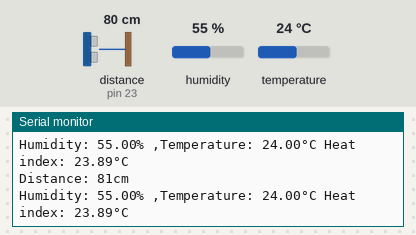
Simulated run of this sketch. Board: Arduino Mega 2560, built with avr-gcc and run on an emulated ATmega2560. Parts: the last lines printed to the serial monitor. Inputs (shaded band) come from the test bench; at power-on: distance to the obstacle (sensor on pin 23) 80 cm, humidity 55 %, temperature 24 °C. The echo pulse lasts 58.3 µs per cm.

Above: at 2.8 s.
2.9 s: distance to the obstacle (sensor on pin 23) set to 2 cm
At 3.9 s:
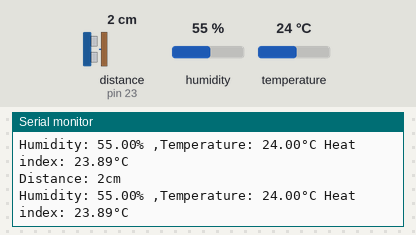
4.4 s: humidity set to 22 %
At 5.7 s:
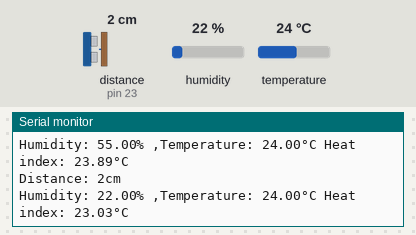
5.9 s: temperature set to 12 °C
At 6.7 s:
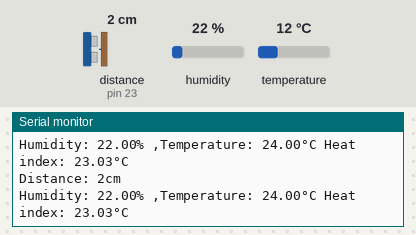
12.1 s: distance to the obstacle (sensor on pin 23) set to 4 cm
At 13.0 s:
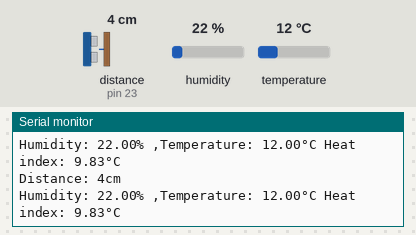
13.6 s: humidity set to 40 %
At 15.9 s:
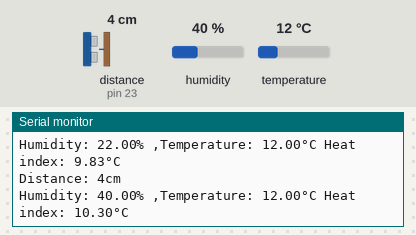
Timing chart, 0 to 16.1 s (numbered marks = the images above; inputs shaded):
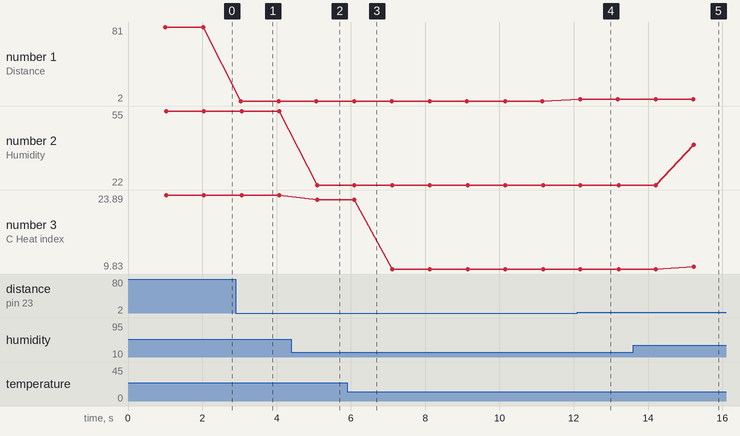

The sketch:

S5_Distance_Humidity_Sensors.ino
```cpp
#include <NewPing.h>
#include <DHT.h>

#define TRIGGER_PIN 22
#define ECHO_PIN 23
#define MAX_DISTANCE 200

#define DHTPIN 14
#define DHTTYPE DHT11


NewPing sonar(TRIGGER_PIN, ECHO_PIN, MAX_DISTANCE);
DHT dht(DHTPIN, DHTTYPE);

void setup() {
   Serial.begin(115200);
   dht.begin();
}

void loop() {
   delay(1000);

   Serial.print("Distance: ");
   Serial.print(sonar.ping_cm());
   Serial.println("cm");

   float h = dht.readHumidity();
   float t = dht.readTemperature();
   if (isnan(h) || isnan(t)){
    Serial.println("Failed to read from DHT sensor!");
   }
   float hic = dht.computeHeatIndex(t,h,false);
   Serial.print("Humidity: ");
   Serial.print(h);
   Serial.print("% ,Temperature: ");
   Serial.print(t);
   Serial.print("°C ");
   Serial.print("Heat index: ");
   Serial.print(hic);
   Serial.println("°C");
}
```

Measured:
- after the input at 2.9 s, the serial monitor: prints a new line after 0.14 s (image 1)
- after the input at 4.4 s, the serial monitor: prints a new line after 0.69 s (image 2)
- after the input at 12.1 s, the serial monitor: prints a new line after 0.08 s (image 4)
- after the input at 13.6 s, the serial monitor: prints a new line after 1.6 s (image 5)
- plotted number 1: 81 → 2 after the input at 2.9 s, 2 → 4 after the input at 12.1 s
- plotted number 2: 55 → 22 after the input at 4.4 s, 22 → 40 after the input at 13.6 s
- plotted number 3: 23.89 → 23.03 after the input at 4.4 s, 23.03 → 9.83 after the input at 5.9 s, 9.83 → 10.3 after the input at 13.6 s
